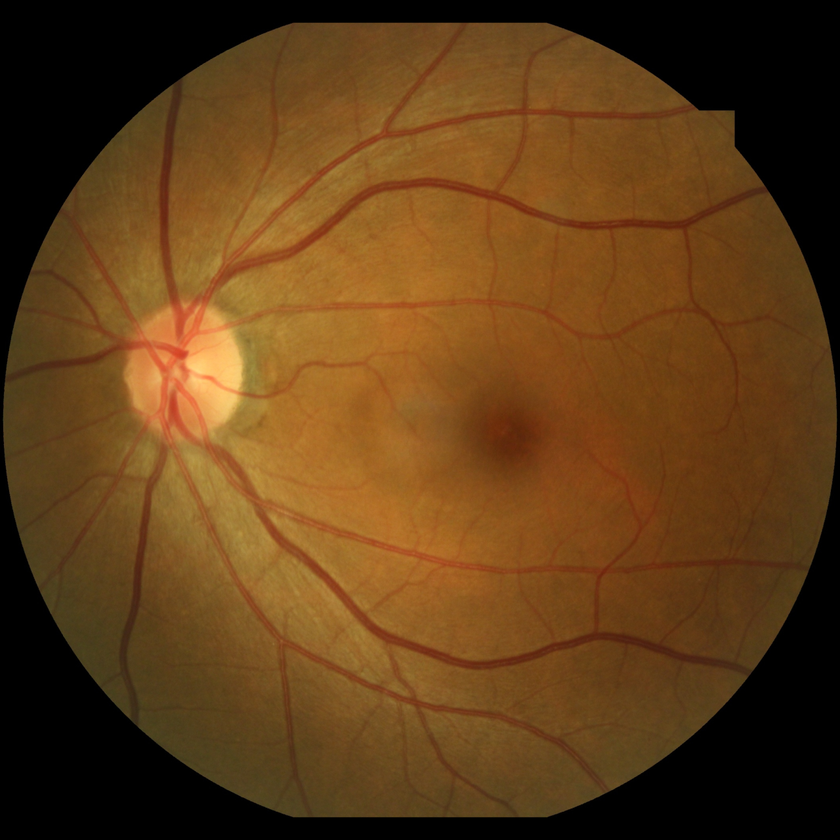
#> input picture normalized_dataset/images/011_N.png, 840 x 840 px, shrunk from 1280 x 1280 before the run; its folder holds only this picture in this run
$ python dataset_cut.py
#> lines starting #> are read from the running program, lines starting #| are printed output that depends on the picture; after the words box and inside, x2 and y2 are one past the last pixel; in counts of white or black regions, pixels touching at a corner belong together
import os
import cv2
import numpy as np
from pathlib import Path
from tqdm import tqdm
from concurrent.futures import ProcessPoolExecutor, as_completed


# ---------- НАСТРОЙКИ ----------
SRC_DIR = Path("normalized_dataset")
IMG_SUBDIR = "images"
MSK_SUBDIR = "masks"

DST_NO_OVERLAP = Path("dataset_patches_256")
DST_OVERLAP = Path("dataset_patches_256_overlap")

PATCH_SIZE = 256
STRIDE_NO_OVERLAP = 256
STRIDE_OVERLAP = 128

# Фильтрация: если доля "буквально чёрных" (0,0,0) пикселей БОЛЬШЕ этого —
# патч отбрасывается.
MAX_BLACK_RATIO = 0.5

NUM_CLASSES = 5

# BGR-цвета (те же, что в normalized_dataset)
COLOR_TO_CLASS = {
    (0,   0,   0):   0,   # фон
    (255, 0,   0):   1,   # артерии
    (0,   0,   255): 2,   # вены
    (0,   255, 0):   3,   # пересечения
    (255, 255, 255): 4,   # неопределённые
}
UNKNOWN_AS = 0

NUM_WORKERS = None

IMG_EXTS = {".png", ".jpg", ".jpeg", ".tif", ".tiff", ".bmp"}
# --------------------------------


def color_mask_to_index(mask_bgr, color_to_class, unknown_as=0):
    """Цветная BGR-маска -> индексная (H, W)."""
    H, W = mask_bgr.shape[:2]
    out = np.full((H, W), unknown_as, dtype=np.uint8)
    for color, cls in color_to_class.items():
        m = np.all(mask_bgr == np.array(color, dtype=mask_bgr.dtype), axis=2)
        out[m] = cls
    return out


def iter_patch_coords(H, W, patch, stride):
    ys = list(range(0, H - patch + 1, stride))
    xs = list(range(0, W - patch + 1, stride))
    if ys[-1] + patch < H:
        ys.append(H - patch)
    if xs[-1] + patch < W:
        xs.append(W - patch)
    for y in ys:
        for x in xs:
            yield y, x


def compute_black_mask(img):
    """True там, где пиксель строго чёрный (0,0,0) / для grayscale == 0."""
    if img.ndim == 3:
        return (img[:, :, 0] == 0) & (img[:, :, 1] == 0) & (img[:, :, 2] == 0)
    else:
        return (img == 0)


def save_patches_for_one(args):
    (img_path_str, msk_path_str, out_img_dir_str, out_msk_dir_str,
     patch_size, stride, max_black_ratio,
     color_to_class, unknown_as) = args

    img_path = Path(img_path_str)
    msk_path = Path(msk_path_str)

    img = cv2.imread(str(img_path), cv2.IMREAD_UNCHANGED)
    msk = cv2.imread(str(msk_path), cv2.IMREAD_UNCHANGED)
    if img is None or msk is None:
        return ("skip", img_path.name, "read error", 0, 0)

    # Приводим маску к цветному BGR (если вдруг пришла индексная — раскрасим).
    # В normalized_dataset маски уже цветные BGR, но подстрахуемся.
    if msk.ndim == 2:
        # индексная -> цветная
        INDEX_TO_COLOR = {v: k for k, v in color_to_class.items()}
        msk_bgr = np.zeros((*msk.shape, 3), dtype=np.uint8)
        for cls, color in INDEX_TO_COLOR.items():
            msk_bgr[msk == cls] = color
    else:
        msk_bgr = msk

    H, W = img.shape[:2]
    if H < patch_size or W < patch_size:
        return ("skip", img_path.name, f"too small {H}x{W}", 0, 0)

    out_img_dir = Path(out_img_dir_str)
    out_msk_dir = Path(out_msk_dir_str)
    out_img_dir.mkdir(parents=True, exist_ok=True)
    out_msk_dir.mkdir(parents=True, exist_ok=True)

    stem = img_path.stem
    saved = 0
    skipped = 0

    black_full = compute_black_mask(img)

    for y, x in iter_patch_coords(H, W, patch_size, stride):
        black_patch = black_full[y:y + patch_size, x:x + patch_size]
        black_ratio = float(black_patch.mean())
        if black_ratio > max_black_ratio:
            skipped += 1
            continue

        i_patch = img[y:y + patch_size, x:x + patch_size]
        m_patch = msk_bgr[y:y + patch_size, x:x + patch_size]

        name = f"{stem}_y{y}_x{x}.png"
        cv2.imwrite(str(out_img_dir / name), i_patch)
        cv2.imwrite(str(out_msk_dir / name), m_patch)
        saved += 1

    return ("ok", img_path.name, "", saved, skipped)


def run_mode(src_dir, dst_dir, stride, mode_name):
    img_dir = src_dir / IMG_SUBDIR
    msk_dir = src_dir / MSK_SUBDIR

    assert img_dir.is_dir(), f"Нет папки {img_dir}"
    assert msk_dir.is_dir(), f"Нет папки {msk_dir}"

    out_img_dir = dst_dir / IMG_SUBDIR
    out_msk_dir = dst_dir / MSK_SUBDIR
    out_img_dir.mkdir(parents=True, exist_ok=True)
    out_msk_dir.mkdir(parents=True, exist_ok=True)

    img_files = sorted([p for p in img_dir.iterdir() if p.suffix.lower() in IMG_EXTS])
    print(f"\n[{mode_name}] Найдено изображений: {len(img_files)}")
    print(f"[{mode_name}] patch={PATCH_SIZE}, stride={stride}, "
          f"max_black_ratio={MAX_BLACK_RATIO}")

    tasks = []
    for img_path in img_files:
        msk_path = None
        for ext in IMG_EXTS:
            cand = msk_dir / (img_path.stem + ext)
            if cand.exists():
                msk_path = cand
                break
        if msk_path is None:
            continue

        tasks.append((
            str(img_path), str(msk_path),
            str(out_img_dir), str(out_msk_dir),
            PATCH_SIZE, stride, MAX_BLACK_RATIO,
            COLOR_TO_CLASS, UNKNOWN_AS,
        ))

    workers = NUM_WORKERS or os.cpu_count() or 1
    print(f"[{mode_name}] Воркеров: {workers}")

    total_saved = 0
    total_skipped = 0
    failed = []
    with ProcessPoolExecutor(max_workers=workers) as ex:
        futures = [ex.submit(save_patches_for_one, t) for t in tasks]
        for f in tqdm(as_completed(futures), total=len(futures),
                      desc=f"[{mode_name}]"):
            status, name, msg, saved, skipped = f.result()
            if status == "ok":
                total_saved += saved
                total_skipped += skipped
            else:
                failed.append((name, msg))

    if failed:
        print(f"[{mode_name}] Проблемных файлов: {len(failed)}")
        for n, m in failed[:5]:
            print("  ", n, m)

    print(f"[{mode_name}] Сохранено патчей: {total_saved}, "
          f"отфильтровано: {total_skipped}")
    print(f"[{mode_name}] Результат в: {dst_dir.resolve()}")


def main():
    run_mode(SRC_DIR, DST_NO_OVERLAP, STRIDE_NO_OVERLAP, "no_overlap")
#> in save_patches_for_one, img is the input picture: shape (840, 840, 3); mean B, G, R 24.1, 61.3, 95.5
#> in compute_black_mask, `return (img[:, :, 0] == 0) & (img[:, :, 1] == 0) & (img[:, :, 2] == 0)`:
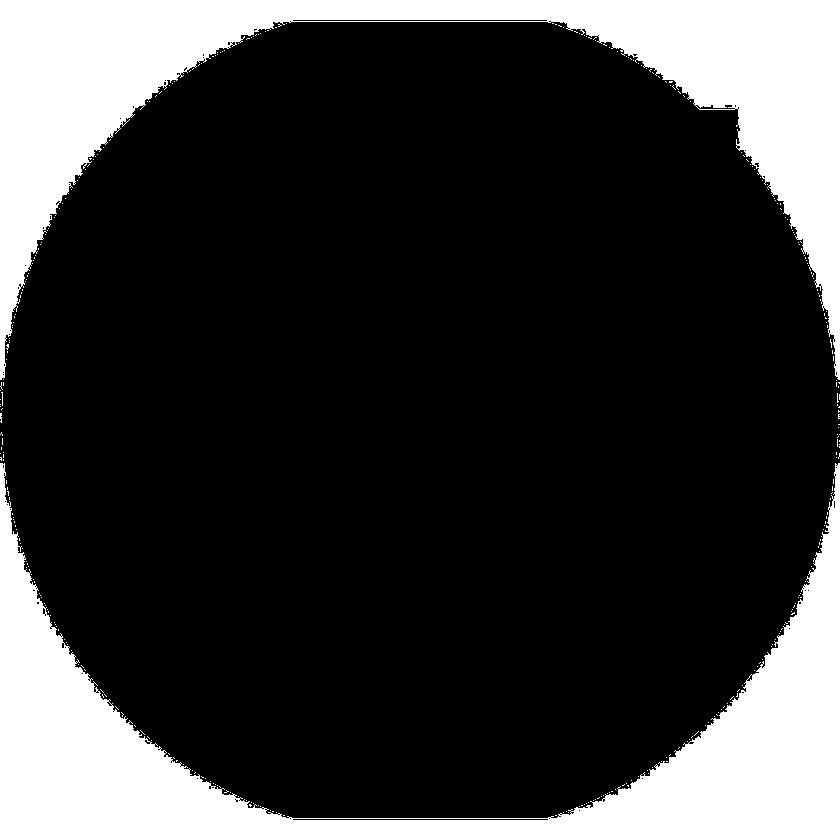
#> returned value: shape (840, 840) bool; 22.4% white; 348 white regions (346 under 20 px), largest, box (x1, y1, x2, y2) and area: (0, 463, 840, 840) 79080, (0, 0, 840, 380) 78425
#> the loop in save_patches_for_one, `for y, x in iter_patch_coords(H, W, patch_size, stride):` made 16 passes
#> black_ratio on passes 1 to 12: 0.523, 0.085, 0.279, 0.512, 0.0339, 0, 0, 0.0338, 0.287, 0, 0.0842, 0.286
#> pass 1, in save_patches_for_one, `black_patch = black_full[y:y + patch_size, x:x + patch_size]`:
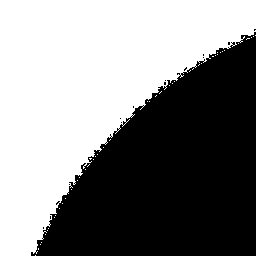
#> black_patch: shape (256, 256) bool; 52.3% white; 14 black regions (13 under 20 px), largest, box (x1, y1, x2, y2) and area: (31, 32, 256, 256) 31246
#> pass 2, in save_patches_for_one, `black_patch = black_full[y:y + patch_size, x:x + patch_size]`:
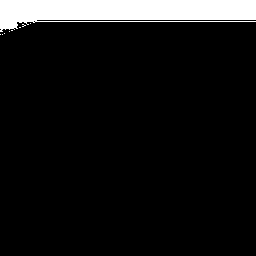
#> black_patch: shape (256, 256) bool; 8.5% white; 9 white regions (8 under 20 px), largest, box (x1, y1, x2, y2) and area: (0, 0, 256, 32) 5553
#> pass 2, in save_patches_for_one, `i_patch = img[y:y + patch_size, x:x + patch_size]`:
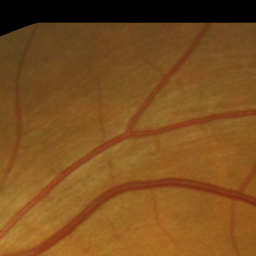
#> i_patch: shape (256, 256, 3); mean B, G, R 31.2, 78.8, 122.2
#> pass 3, in save_patches_for_one, `black_patch = black_full[y:y + patch_size, x:x + patch_size]`:
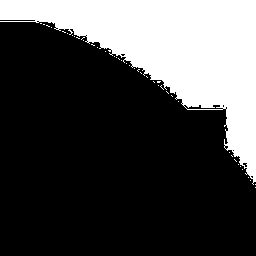
#> black_patch: shape (256, 256) bool; 27.9% white; 42 white regions (41 under 20 px), largest, box (x1, y1, x2, y2) and area: (0, 0, 256, 185) 18221
#> after the loop in save_patches_for_one, `for y, x in iter_patch_coords(H, W, patch_size, stride):`: saved = 12; skipped = 4
#> in run_mode, `futures = [ex.submit(save_patches_for_one, t) for t in tasks]`: futures = 1 item
#> the loop in run_mode, `for f in tqdm(as_completed(futures), total=len(futures), desc=f"[{mode..` made 1 pass
#> (status, name, msg, saved, skipped, total_saved, total_skipped) on pass 1: ('ok', '011_N.png', '', 12, 4, 12, 4)
#> after the loop in run_mode, `for f in tqdm(as_completed(futures), total=len(futures),`: failed = []; total_saved = 12; total_skipped = 4
#| [no_overlap] Сохранено патчей: 12, отфильтровано: 4
    run_mode(SRC_DIR, DST_OVERLAP, STRIDE_OVERLAP, "overlap")
#> the loop in save_patches_for_one (call 2), `for y, x in iter_patch_coords(H, W, patch_size, stride):` made 36 passes
#> black_ratio on passes 1 to 12: 0.523, 0.181, 0.085, 0.107, 0.279, 0.512, 0.165, 0, 0, 0, 0.0166, 0.162
#> pass 2, in save_patches_for_one (call 2), `black_patch = black_full[y:y + patch_size, x:x + patch_size]`:
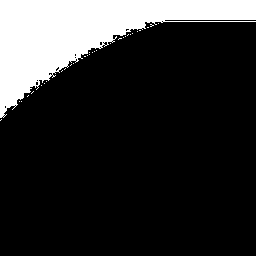
#> black_patch: shape (256, 256) bool; 18.1% white; 32 white regions (31 under 20 px), largest, box (x1, y1, x2, y2) and area: (0, 0, 256, 118) 11784
#> pass 2, in save_patches_for_one (call 2), `i_patch = img[y:y + patch_size, x:x + patch_size]`:
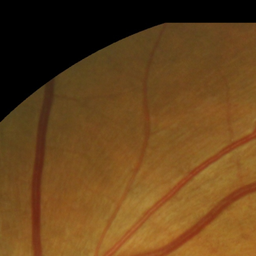
#> i_patch: shape (256, 256, 3); mean B, G, R 27.5, 67.6, 102.3
#> after the loop in save_patches_for_one (call 2), `for y, x in iter_patch_coords(H, W, patch_size, stride):`: saved = 32; skipped = 4
#> the loop in run_mode (call 2), `for f in tqdm(as_completed(futures), total=len(futures), desc=f"[{mode..` made 1 pass
#> (status, name, msg, saved, skipped, total_saved, total_skipped) on pass 1: ('ok', '011_N.png', '', 32, 4, 32, 4)
#| [overlap] Сохранено патчей: 32, отфильтровано: 4


if __name__ == "__main__":
    main()

$ run again, on normalized_dataset/images/012_N.png
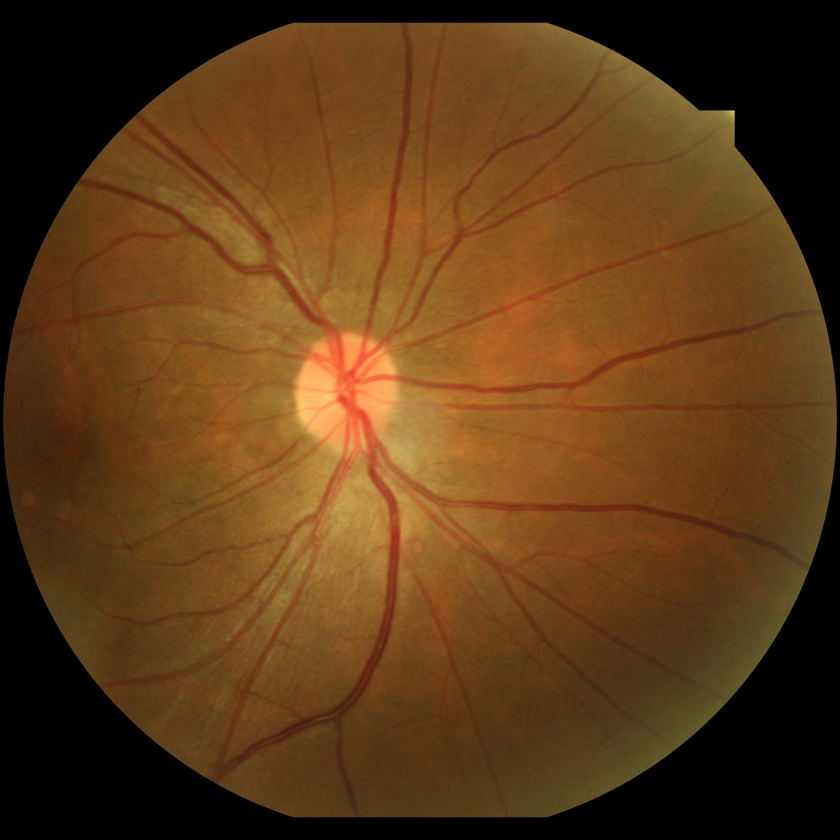
#> input picture normalized_dataset/images/012_N.png, 840 x 840 px, shrunk from 1280 x 1280 before the run
#> in save_patches_for_one, img is the input picture: shape (840, 840, 3); mean B, G, R 23.6, 58.5, 93
#> in compute_black_mask, `return (img[:, :, 0] == 0) & (img[:, :, 1] == 0) & (img[:, :, 2] == 0)`:
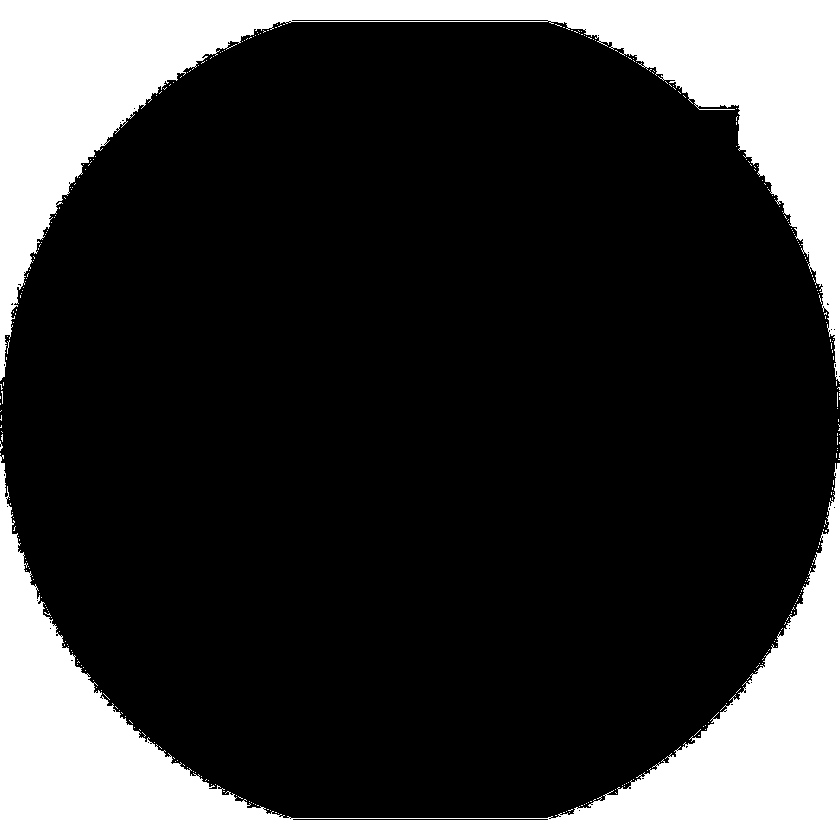
#> returned value: shape (840, 840) bool; 22.4% white; 327 white regions (325 under 20 px), largest, box (x1, y1, x2, y2) and area: (0, 455, 840, 840) 79060, (0, 0, 840, 382) 78291
#> the loop in save_patches_for_one, `for y, x in iter_patch_coords(H, W, patch_size, stride):` made 16 passes
#> black_ratio on passes 1 to 8: 0.522, 0.0849, 0.279, 0.511, 0.0341, 0, 0, 0.0336
#> after the loop in save_patches_for_one, `for y, x in iter_patch_coords(H, W, patch_size, stride):`: saved = 12; skipped = 4
#> futures = 1 item
#> the loop in run_mode, `for f in tqdm(as_completed(futures), total=len(futures), desc=f"[{mode..` made 1 pass
#> (status, name, msg, saved, skipped, total_saved, total_skipped) on pass 1: ('ok', '012_N.png', '', 12, 4, 12, 4)
#> after the loop in run_mode, `for f in tqdm(as_completed(futures), total=len(futures),`: failed = []; total_saved = 12; total_skipped = 4
#| [no_overlap] Сохранено патчей: 12, отфильтровано: 4
#> the loop in save_patches_for_one (call 2), `for y, x in iter_patch_coords(H, W, patch_size, stride):` made 36 passes
#> black_ratio on passes 1 to 8: 0.522, 0.18, 0.0849, 0.107, 0.279, 0.511, 0.164, 0
#> pass 2, in save_patches_for_one (call 2), `i_patch = img[y:y + patch_size, x:x + patch_size]`:
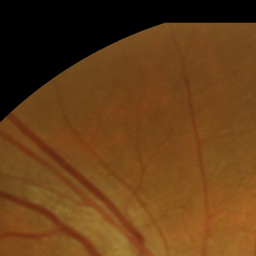
#> i_patch: shape (256, 256, 3); mean B, G, R 23.4, 61.5, 100.8
#> after the loop in save_patches_for_one (call 2), `for y, x in iter_patch_coords(H, W, patch_size, stride):`: saved = 32; skipped = 4
#> the loop in run_mode (call 2), `for f in tqdm(as_completed(futures), total=len(futures), desc=f"[{mode..` made 1 pass
#> (status, name, msg, saved, skipped, total_saved, total_skipped) on pass 1: ('ok', '012_N.png', '', 32, 4, 32, 4)
#| [overlap] Сохранено патчей: 32, отфильтровано: 4
